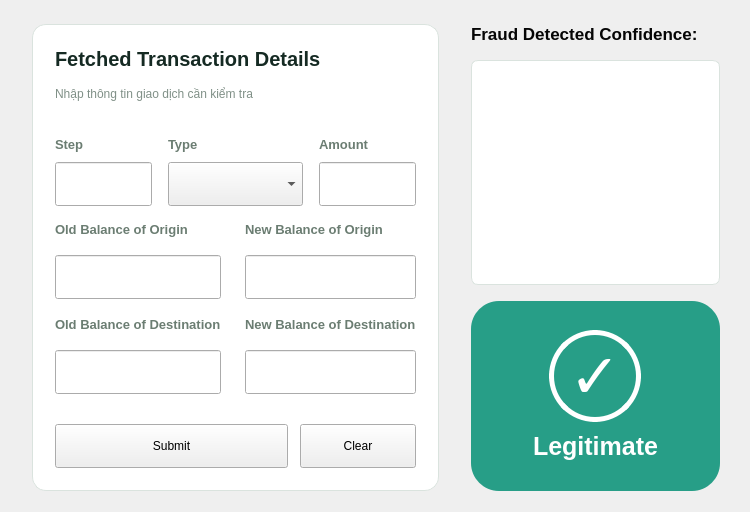
                        <widget class="QWidget" name="successPage">
                          <layout class="QHBoxLayout" name="qhboxlayout8" stretch="8,5">
                            <property name="leftMargin">
                              <number>32</number>
                            </property>
                            <property name="topMargin">
                              <number>24</number>
                            </property>
                            <property name="rightMargin">
                              <number>30</number>
                            </property>
                            <property name="bottomMargin">
                              <number>21</number>
                            </property>
                            <property name="spacing">
                              <number>32</number>
                            </property>
                            <item>
                              <widget class="QFrame" name="formPanel">
                                <property name="styleSheet">
                                  <string>QFrame#formPanel {background:white;border:1px solid #DAE3DE;border-radius:14px;}</string>
                                </property>
                                <layout class="QVBoxLayout" name="successFormLayout">
                                  <property name="leftMargin">
                                    <number>22</number>
                                  </property>
                                  <property name="topMargin">
                                    <number>22</number>
                                  </property>
                                  <property name="rightMargin">
                                    <number>22</number>
                                  </property>
                                  <property name="bottomMargin">
                                    <number>22</number>
                                  </property>
                                  <property name="spacing">
                                    <number>16</number>
                                  </property>
                                  <item>
                                    <widget class="QLabel" name="successFormTitle">
                                      <property name="text">
                                        <string>Fetched Transaction Details</string>
                                      </property>
                                      <property name="styleSheet">
                                        <string>font-size:20px;color:#152A23;font-weight:700;background:transparent;</string>
                                      </property>
                                      <property name="wordWrap">
                                        <bool>false</bool>
                                      </property>
                                    </widget>
                                  </item>
                                  <item>
                                    <widget class="QLabel" name="successFormSubtitle">
                                      <property name="text">
                                        <string>Nhập thông tin giao dịch cần kiểm tra</string>
                                      </property>
                                      <property name="styleSheet">
                                        <string>font-size:12px;color:#809087;font-weight:400;background:transparent;</string>
                                      </property>
                                      <property name="wordWrap">
                                        <bool>false</bool>
                                      </property>
                                    </widget>
                                  </item>
                                  <item>
                                    <spacer name="successTopSpace">
                                      <property name="orientation">
                                        <enum>Qt::Vertical</enum>
                                      </property>
                                      <property name="sizeHint">
                                        <size>
                                          <width>0</width>
                                          <height>20</height>
                                        </size>
                                      </property>
                                      <property name="sizeType">
                                        <enum>QSizePolicy::Fixed</enum>
                                      </property>
                                    </spacer>
                                  </item>
                                  <item>
                                    <layout class="QGridLayout" name="successCompactInputs" columnstretch="1,1,1">
                                      <property name="horizontalSpacing">
                                        <number>16</number>
                                      </property>
                                      <property name="verticalSpacing">
                                        <number>10</number>
                                      </property>
                                      <item row="0" column="0">
                                        <widget class="QLabel" name="successstepCaption">
                                          <property name="text">
                                            <string>Step</string>
                                          </property>
                                          <property name="styleSheet">
                                            <string>font-size:13px;color:#6B7D72;font-weight:700;background:transparent;</string>
                                          </property>
                                          <property name="wordWrap">
                                            <bool>false</bool>
                                          </property>
                                        </widget>
                                      </item>
                                      <item row="1" column="0">
                                        <widget class="QLineEdit" name="success_step">
                                          <property name="text">
                                            <string />
                                          </property>
                                          <property name="placeholderText">
                                            <string />
                                          </property>
                                          <property name="minimumSize">
                                            <size>
                                              <width>0</width>
                                              <height>44</height>
                                            </size>
                                          </property>
                                          <property name="maximumSize">
                                            <size>
                                              <width>16777215</width>
                                              <height>44</height>
                                            </size>
                                          </property>
                                        </widget>
                                      </item>
                                      <item row="0" column="1">
                                        <widget class="QLabel" name="successtypeCaption">
                                          <property name="text">
                                            <string>Type</string>
                                          </property>
                                          <property name="styleSheet">
                                            <string>font-size:13px;color:#6B7D72;font-weight:700;background:transparent;</string>
                                          </property>
                                          <property name="wordWrap">
                                            <bool>false</bool>
                                          </property>
                                        </widget>
                                      </item>
                                      <item row="1" column="1">
                                        <widget class="QComboBox" name="success_type">
                                          <item>
                                            <property name="text">
                                              <string>CASH_IN</string>
                                            </property>
                                          </item>
                                          <item>
                                            <property name="text">
                                              <string>CASH_OUT</string>
                                            </property>
                                          </item>
                                          <item>
                                            <property name="text">
                                              <string>DEBIT</string>
                                            </property>
                                          </item>
                                          <item>
                                            <property name="text">
                                              <string>PAYMENT</string>
                                            </property>
                                          </item>
                                          <item>
                                            <property name="text">
                                              <string>TRANSFER</string>
                                            </property>
                                          </item>
                                          <property name="placeholderText">
                                            <string>Chọn loại giao dịch</string>
                                          </property>
                                          <property name="currentIndex">
                                            <number>-1</number>
                                          </property>
                                          <property name="minimumSize">
                                            <size>
                                              <width>0</width>
                                              <height>44</height>
                                            </size>
                                          </property>
                                          <property name="maximumSize">
                                            <size>
                                              <width>16777215</width>
                                              <height>44</height>
                                            </size>
                                          </property>
                                        </widget>
                                      </item>
                                      <item row="0" column="2">
                                        <widget class="QLabel" name="successamountCaption">
                                          <property name="text">
                                            <string>Amount</string>
                                          </property>
                                          <property name="styleSheet">
                                            <string>font-size:13px;color:#6B7D72;font-weight:700;background:transparent;</string>
                                          </property>
                                          <property name="wordWrap">
                                            <bool>false</bool>
                                          </property>
                                        </widget>
                                      </item>
                                      <item row="1" column="2">
                                        <widget class="QLineEdit" name="success_amount">
                                          <property name="text">
                                            <string />
                                          </property>
                                          <property name="placeholderText">
                                            <string />
                                          </property>
                                          <property name="minimumSize">
                                            <size>
                                              <width>0</width>
                                              <height>44</height>
                                            </size>
                                          </property>
                                          <property name="maximumSize">
                                            <size>
                                              <width>16777215</width>
                                              <height>44</height>
                                            </size>
                                          </property>
                                        </widget>
                                      </item>
                                    </layout>
                                  </item>
                                  <item>
                                    <layout class="QGridLayout" name="successBalanceInputs" columnstretch="1,1">
                                      <property name="horizontalSpacing">
                                        <number>24</number>
                                      </property>
                                      <item row="0" column="0">
                                        <widget class="QLabel" name="successoldbalanceOrgCaption">
                                          <property name="text">
                                            <string>Old Balance of Origin</string>
                                          </property>
                                          <property name="styleSheet">
                                            <string>font-size:13px;color:#6B7D72;font-weight:700;background:transparent;</string>
                                          </property>
                                          <property name="wordWrap">
                                            <bool>false</bool>
                                          </property>
                                        </widget>
                                      </item>
                                      <item row="1" column="0">
                                        <widget class="QLineEdit" name="success_oldbalanceOrg">
                                          <property name="text">
                                            <string />
                                          </property>
                                          <property name="placeholderText">
                                            <string />
                                          </property>
                                          <property name="minimumSize">
                                            <size>
                                              <width>0</width>
                                              <height>44</height>
                                            </size>
                                          </property>
                                          <property name="maximumSize">
                                            <size>
                                              <width>16777215</width>
                                              <height>44</height>
                                            </size>
                                          </property>
                                        </widget>
                                      </item>
                                      <item row="0" column="1">
                                        <widget class="QLabel" name="successnewbalanceOrigCaption">
                                          <property name="text">
                                            <string>New Balance of Origin</string>
                                          </property>
                                          <property name="styleSheet">
                                            <string>font-size:13px;color:#6B7D72;font-weight:700;background:transparent;</string>
                                          </property>
                                          <property name="wordWrap">
                                            <bool>false</bool>
                                          </property>
                                        </widget>
                                      </item>
                                      <item row="1" column="1">
                                        <widget class="QLineEdit" name="success_newbalanceOrig">
                                          <property name="text">
                                            <string />
                                          </property>
                                          <property name="placeholderText">
                                            <string />
                                          </property>
                                          <property name="minimumSize">
                                            <size>
                                              <width>0</width>
                                              <height>44</height>
                                            </size>
                                          </property>
                                          <property name="maximumSize">
                                            <size>
                                              <width>16777215</width>
                                              <height>44</height>
                                            </size>
                                          </property>
                                        </widget>
                                      </item>
                                      <item row="2" column="0">
                                        <widget class="QLabel" name="successoldbalanceDestCaption">
                                          <property name="text">
                                            <string>Old Balance of Destination</string>
                                          </property>
                                          <property name="styleSheet">
                                            <string>font-size:13px;color:#6B7D72;font-weight:700;background:transparent;</string>
                                          </property>
                                          <property name="wordWrap">
                                            <bool>false</bool>
                                          </property>
                                        </widget>
                                      </item>
                                      <item row="3" column="0">
                                        <widget class="QLineEdit" name="success_oldbalanceDest">
                                          <property name="text">
                                            <string />
                                          </property>
                                          <property name="placeholderText">
                                            <string />
                                          </property>
                                          <property name="minimumSize">
                                            <size>
                                              <width>0</width>
                                              <height>44</height>
                                            </size>
                                          </property>
                                          <property name="maximumSize">
                                            <size>
                                              <width>16777215</width>
                                              <height>44</height>
                                            </size>
                                          </property>
                                        </widget>
                                      </item>
                                      <item row="2" column="1">
                                        <widget class="QLabel" name="successnewbalanceDestCaption">
                                          <property name="text">
                                            <string>New Balance of Destination</string>
                                          </property>
                                          <property name="styleSheet">
                                            <string>font-size:13px;color:#6B7D72;font-weight:700;background:transparent;</string>
                                          </property>
                                          <property name="wordWrap">
                                            <bool>false</bool>
                                          </property>
                                        </widget>
                                      </item>
                                      <item row="3" column="1">
                                        <widget class="QLineEdit" name="success_newbalanceDest">
                                          <property name="text">
                                            <string />
                                          </property>
                                          <property name="placeholderText">
                                            <string />
                                          </property>
                                          <property name="minimumSize">
                                            <size>
                                              <width>0</width>
                                              <height>44</height>
                                            </size>
                                          </property>
                                          <property name="maximumSize">
                                            <size>
                                              <width>16777215</width>
                                              <height>44</height>
                                            </size>
                                          </property>
                                        </widget>
                                      </item>
                                      <property name="verticalSpacing">
                                        <number>18</number>
                                      </property>
                                    </layout>
                                  </item>
                                  <item>
                                    <spacer name="successBottomSpace">
                                      <property name="orientation">
                                        <enum>Qt::Vertical</enum>
                                      </property>
                                      <property name="sizeType">
                                        <enum>QSizePolicy::Expanding</enum>
                                      </property>
                                      <property name="sizeHint">
                                        <size>
                                          <width>0</width>
                                          <height>8</height>
                                        </size>
                                      </property>
                                    </spacer>
                                  </item>
                                  <item>
                                    <layout class="QHBoxLayout" name="successActions" stretch="2,1">
                                      <property name="spacing">
                                        <number>12</number>
                                      </property>
                                      <item>
                                        <widget class="QPushButton" name="successSubmitButton">
                                          <property name="text">
                                            <string>Submit</string>
                                          </property>
                                          <property name="minimumSize">
                                            <size>
                                              <width>0</width>
                                              <height>44</height>
                                            </size>
                                          </property>
                                        </widget>
                                      </item>
                                      <item>
                                        <widget class="QPushButton" name="successClearButton">
                                          <property name="text">
                                            <string>Clear</string>
                                          </property>
                                          <property name="minimumSize">
                                            <size>
                                              <width>0</width>
                                              <height>44</height>
                                            </size>
                                          </property>
                                        </widget>
                                      </item>
                                    </layout>
                                  </item>
                                </layout>
                              </widget>
                            </item>
                            <item>
                              <layout class="QVBoxLayout" name="qvboxlayout13" stretch="0,3,2">
                                <property name="leftMargin">
                                  <number>0</number>
                                </property>
                                <property name="topMargin">
                                  <number>0</number>
                                </property>
                                <property name="rightMargin">
                                  <number>0</number>
                                </property>
                                <property name="bottomMargin">
                                  <number>0</number>
                                </property>
                                <property name="spacing">
                                  <number>16</number>
                                </property>
                                <item>
                                  <widget class="QLabel" name="qlabel26">
                                    <property name="styleSheet">
                                      <string>font-size:17px;color:#050505;font-weight:700;background:transparent;</string>
                                    </property>
                                    <property name="text">
                                      <string>Fraud Detected Confidence:</string>
                                    </property>
                                    <property name="wordWrap">
                                      <bool>false</bool>
                                    </property>
                                  </widget>
                                </item>
                                <item>
                                  <widget class="QFrame" name="card5">
                                    <property name="styleSheet">
                                      <string>QFrame#card5 {background:white;border:1px solid #DAE3DE;border-radius:7px;}</string>
                                    </property>
                                    <layout class="QVBoxLayout" name="qvboxlayout14" stretch="0">
                                      <property name="leftMargin">
                                        <number>9</number>
                                      </property>
                                      <property name="topMargin">
                                        <number>9</number>
                                      </property>
                                      <property name="rightMargin">
                                        <number>9</number>
                                      </property>
                                      <property name="bottomMargin">
                                        <number>9</number>
                                      </property>
                                      <property name="spacing">
                                        <number>6</number>
                                      </property>
                                      <item>
                                        <widget class="QWidget" name="successConfidenceHost">
                                          <layout class="QVBoxLayout" name="chartPreviewLayout3">
                                            </layout>
                                          <property name="minimumSize">
                                            <size>
                                              <width>190</width>
                                              <height>205</height>
                                            </size>
                                          </property>
                                        </widget>
                                      </item>
                                    </layout>
                                  </widget>
                                </item>
                                <item>
                                  <widget class="QFrame" name="successResultBadge">
                                    <property name="styleSheet">
                                      <string>background:#279E87;border-radius:28px;</string>
                                    </property>
                                    <property name="minimumSize">
                                      <size>
                                        <width>0</width>
                                        <height>190</height>
                                      </size>
                                    </property>
                                    <property name="maximumSize">
                                      <size>
                                        <width>16777215</width>
                                        <height>230</height>
                                      </size>
                                    </property>
                                    <layout class="QVBoxLayout" name="successBadgeLayout">
                                      <property name="leftMargin">
                                        <number>18</number>
                                      </property>
                                      <property name="topMargin">
                                        <number>18</number>
                                      </property>
                                      <property name="rightMargin">
                                        <number>18</number>
                                      </property>
                                      <property name="bottomMargin">
                                        <number>18</number>
                                      </property>
                                      <property name="spacing">
                                        <number>10</number>
                                      </property>
                                      <property name="alignment">
                                        <set>Qt::AlignCenter</set>
                                      </property>
                                      <item alignment="Qt::AlignHCenter">
                                        <widget class="QLabel" name="successResultIcon">
                                          <property name="text">
                                            <string>✓</string>
                                          </property>
                                          <property name="wordWrap">
                                            <bool>false</bool>
                                          </property>
                                          <property name="alignment">
                                            <set>Qt::AlignCenter</set>
                                          </property>
                                          <property name="minimumSize">
                                            <size>
                                              <width>92</width>
                                              <height>92</height>
                                            </size>
                                          </property>
                                          <property name="maximumSize">
                                            <size>
                                              <width>92</width>
                                              <height>92</height>
                                            </size>
                                          </property>
                                          <property name="styleSheet">
                                            <string>color:white;font-size:62px;font-weight:500;border:5px solid white;border-radius:46px;background:transparent;</string>
                                          </property>
                                        </widget>
                                      </item>
                                      <item>
                                        <widget class="QLabel" name="successResultText">
                                          <property name="text">
                                            <string>Legitimate</string>
                                          </property>
                                          <property name="styleSheet">
                                            <string>font-size:25px;color:white;font-weight:700;background:transparent;</string>
                                          </property>
                                          <property name="wordWrap">
                                            <bool>false</bool>
                                          </property>
                                          <property name="alignment">
                                            <set>Qt::AlignCenter</set>
                                          </property>
                                        </widget>
                                      </item>
                                    </layout>
                                  </widget>
                                </item>
                              </layout>
                            </item>
                          </layout>
                        </widget>
